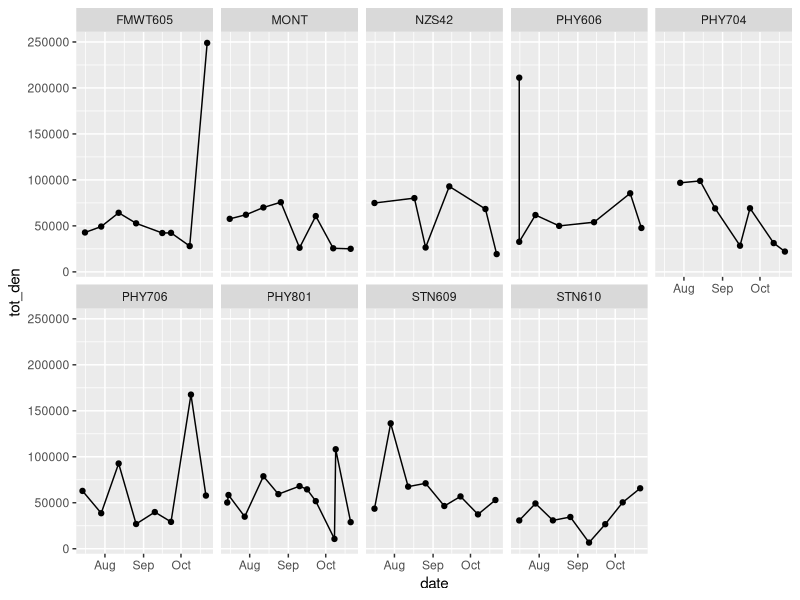
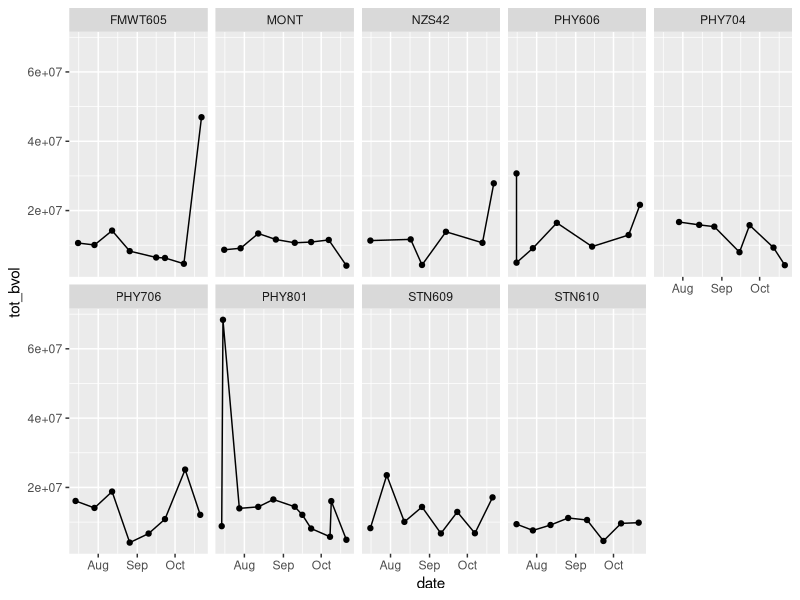
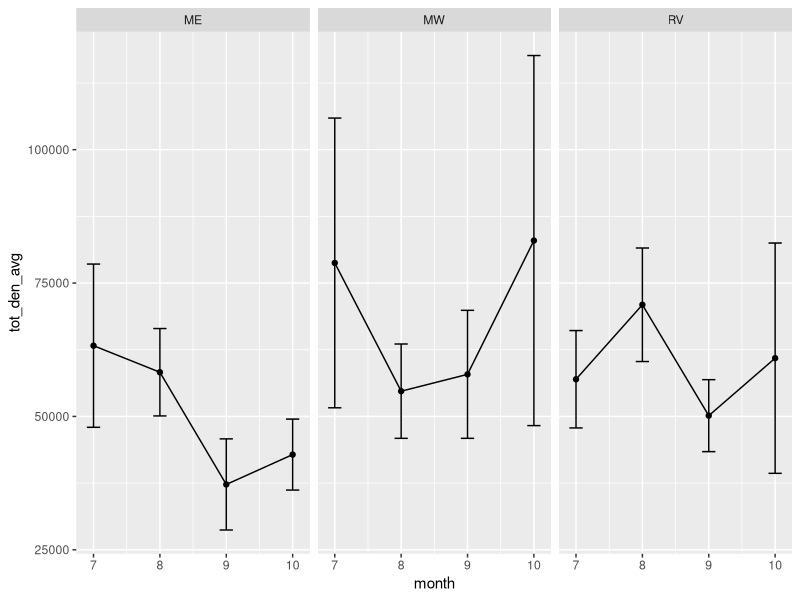
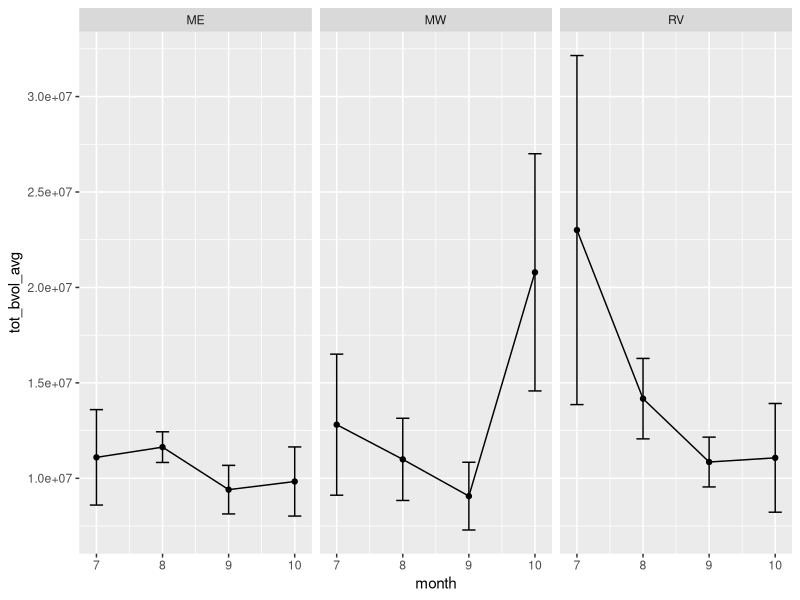
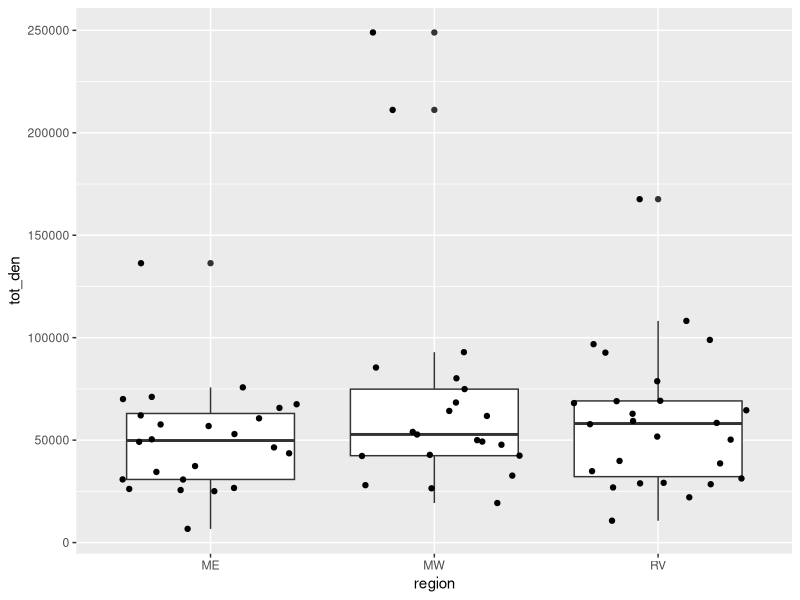
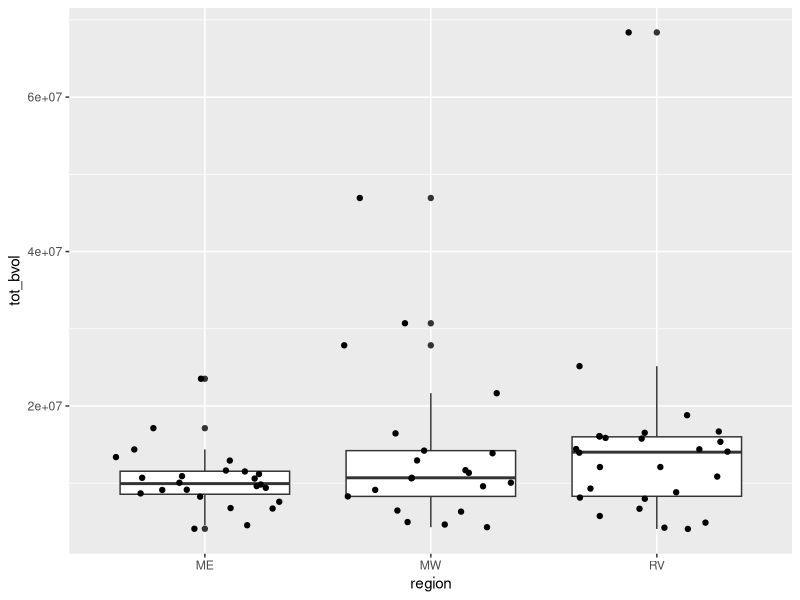
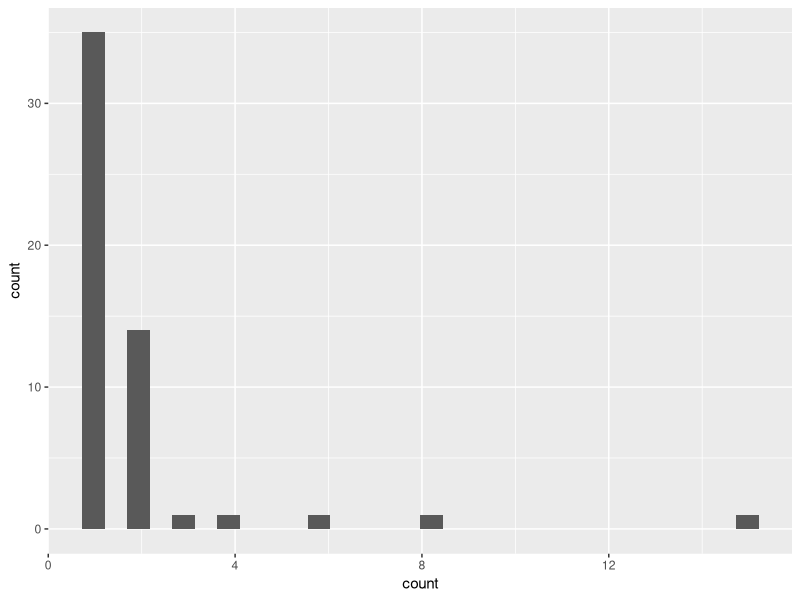
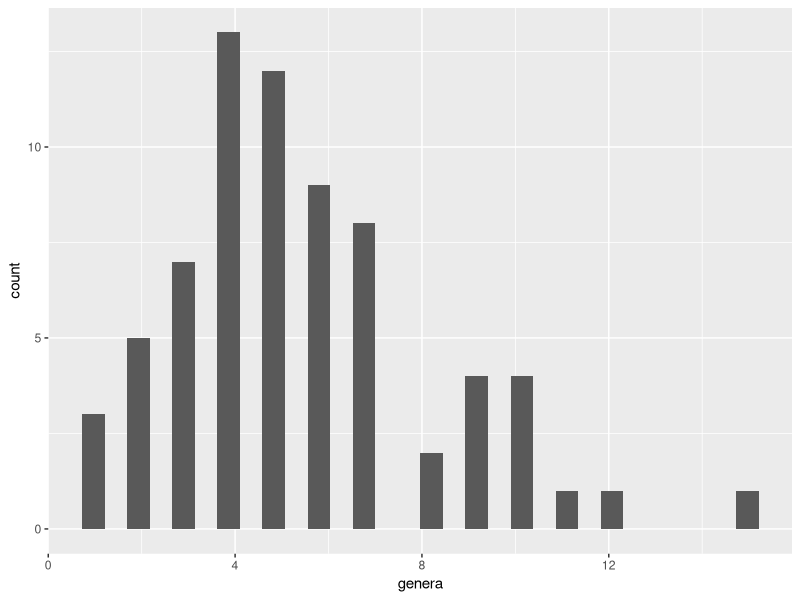

Write the R code that produced these figures, in order.
#SMSCG
#phytoplantkon
#data visualizations

#Note: refer to DSRS plotting code
#also compare DFW and EMP samples where possible

#total organisms per ml
#total biovolume per ml
#both responses by major taxonomic group (likely phylum)
#maybe nmds by region

#NOTE: don't forget to compare data with notes about some samples not looking not well preserved
#also note that EMP data starts in June but DFW data starts in July

#load packages
library(tidyverse)
library(ggplot2)
library(lubridate)

# 1. Read in the Data----------------------------------------------
# Dataset is on SharePoint site for the SMSCG action

# Define path on SharePoint site for data
sharepoint_path <- normalizePath(
  file.path(
    Sys.getenv("USERPROFILE"),
    "California Department of Water Resources/SMSCG - Summer Action - Data/Phytoplankton"
  )
)  

phyto_vis<-read_csv("SMSCG_phytoplankton_formatted_2020.csv")
#looks like column types are all correct, even date and time

# Define path on SharePoint site for plots
sharepoint_path_plots <- normalizePath(
  file.path(
    Sys.getenv("USERPROFILE"),
    "California Department of Water Resources/SMSCG - Summer Action - Data/Phytoplankton/Plots"
  )
)  

#format data---------------

#look at station names
sort(unique(phyto_vis$station))
#names are mostly, but not completely, unique
#fix this one because it's needed: "STN 610" vs "STN610"
#the rest will be filtered out: 
#"C3A" "C3A-Hood" "C3A-HOOD"
#"D16"  "D16-Twitchell"
#"E26" vs "EZ6" 

#remove spaces from all station names, which will remove the redundant versions of 610
phyto_vis$station2<-str_replace_all(phyto_vis$station, " ", "")

#EMP stations: Subset to just the four relevant to SMSCG
#Two different naming systems for stations: EMP (DFW)
#D22 (NZ064), D4 (NZ060), NZ032 (NZ032), NZS42 (NZS42)

#create data frame that groups names of stations that represent the same general location and adds the three broad regions
#RV = Sacramento River, ME = East Suisun Marsh, MW = West Suisun Marsh
station_key <- data.frame(
  station2 = c("STN706", "FMWT706", "NZ064", "D22","STN704","FMWT704","STN801", "FMWT802", "NZ060", "D4","STN609","MONT","STN610","FMWT605", "STN606","FMWT606","NZ032","NZS42"),
  station_comb = c(rep("PHY706", 4), rep("PHY704",2), rep("PHY801", 4),"STN609","MONT","STN610", "FMWT605", rep("PHY606",3),"NZS42"),
  region = c(rep("RV",10), rep("ME",3), rep("MW",5))
)
glimpse(station_key)

#join the sample data and the new station/region data
#by using inner_join, only the SMSCG relevant stations are kept
phyto_gates<- inner_join(phyto_vis,station_key) %>% 
  #add a column for month by extracting month from date
  mutate(month = month(date)) %>% 
  #remove the June samples from EMP because we don't have any other June samples
  filter(month!=6) 
  
#how many genera didn't match up with higher taxonomy?
sum(is.na(phyto_gates$class))
#there are 10 rows that aren't matched with higher level taxonomy

#look at distinct genera and taxa
taxon_na<-phyto_gates %>% 
  filter(is.na(class)) %>% 
  distinct(genus, taxon) %>% 
  arrange(genus,taxon)
#5 genera and 6 taxa that's weren't in higher taxonomy spreadsheet
#need to add them

#look at number of samples per station
s_samp_count<-phyto_gates %>% 
  distinct(station_comb, date) %>% 
  group_by(station_comb) %>% 
  summarize(count = n())  
#generally 6-8 as expected 

#count total number of samples
sum(s_samp_count$count) #70

#look at number of samples per region
r_samp_count<-phyto_gates %>% 
  distinct(region, date) %>% 
  group_by(region) %>% 
  summarize(count = n())  
#twice as many samples in river as east marsh
#west marsh intermediate in sample number


#plot time series of density and biovolume by station-----------

#summarize density and biovolume data by sample (station x date combo)
#so sum all the taxon specific densities and biovolumes within a sample
s_phyto_sum<-phyto_gates %>% 
  group_by(region, station_comb, station2, date, month) %>% 
  summarize(
    tot_den = sum(organisms_per_ml)
    ,tot_bvol = sum(biovolume_per_ml)
  )


#plot total phytoplankton density by station 
(plot_st_tot_den <-ggplot(s_phyto_sum, aes(x=date, y=tot_den))+ #specified what to plot on the x and y axes
    geom_line() + 
    geom_point() + 
    facet_wrap(~station_comb, nrow=2)
  )

#plot total phytoplankton biovolume by station
(plot_st_tot_bvol <-ggplot(s_phyto_sum, aes(x=date, y=tot_bvol))+ 
    geom_line() + 
    geom_point() + 
    facet_wrap(~station_comb, nrow=2)
)

#plot time series of density and biovolume by region-----------

#function to calculate standard error
se <- function(x) sd(x)/sqrt(length(x))

#so calculate means for densities and biovolumes 
#across stations within regions and across dates within months
r_phyto_sum<-s_phyto_sum %>% 
  group_by(region, month) %>% 
  summarize(
    tot_den_avg = mean(tot_den),
    tot_den_se = se(tot_den),
    tot_bvol_avg = mean(tot_bvol),
    tot_bvol_se = se(tot_bvol)
  )
#glimpse(r_phyto_sum)

#plot mean total phytoplankton density by region
(plot_rg_tot_den <-ggplot(r_phyto_sum, aes(x=month, y=tot_den_avg))+ 
    geom_line() + 
    geom_point() + 
    geom_errorbar(aes(ymin=tot_den_avg-tot_den_se, ymax=tot_den_avg+tot_den_se), width = 0.2) +
    facet_wrap(~region)
)

#plot mean total phytoplankton biovolume by region
(plot_rg_tot_bvol <-ggplot(r_phyto_sum, aes(x=month, y=tot_bvol_avg))+ 
    geom_line() + 
    geom_point() + 
    geom_errorbar(aes(ymin=tot_bvol_avg-tot_bvol_se, ymax=tot_bvol_avg+tot_bvol_se), width = 0.2) +
    facet_wrap(~region)
)
#ggsave(file = paste0(sharepoint_path_plots,"/SMSCG_Phyto_LinePlot_TotalBiovolume_RegionMonth.png"),type ="cairo-png",width=8, height=5,units="in",dpi=300)


#boxplots of total density and biovolume by region-------

(plot_rg_tot_den_bx<-ggplot(data=s_phyto_sum, aes(x = region, y = tot_den)) + 
   geom_boxplot()+
   geom_jitter() #adds all points to plot, not just outliers
)

(plot_rg_tot_bvol_bx<-ggplot(data=s_phyto_sum, aes(x = region, y = tot_bvol)) + 
    geom_boxplot()+
    geom_jitter() #adds all points to plot, not just outliers
)
#ggsave(file = paste0(sharepoint_path_plots,"/SMSCG_Phyto_BoxPlot_TotalBiovolume_Region.png"),type ="cairo-png",width=8, height=5,units="in",dpi=300)


#plot number of genera by station and region-------

#determine how many species typically within each genera
#if generally one, then easier to just use genus for plots/analysis
ssp_count<-phyto_gates %>% 
  distinct(genus, taxon) %>% 
  group_by(genus) %>% 
  summarize(count = n())  

#use histogram to visualize distribution of species per genera
(plot_spp_per_genus_hist<-ggplot(data=ssp_count, aes(x = count)) + 
    geom_histogram()
)
#most genera contain 1-2 species but some contain up to 15

#look closer at genera with many species
genera_rich<-phyto_gates %>% 
  distinct(genus, taxon) %>% 
  filter(genus=="Nitzschia" | genus =="Navicula") %>% 
  arrange(genus)
#not just unique because of variants of same name
#actually quite a few different species within these genera present

#create df that counts genera by sample
phyto_genera_sum<-phyto_gates %>% 
  distinct(region, station_comb,date, month,genus) %>% 
  group_by(region, station_comb,date, month) %>% 
  summarize(genera = n())

#use histogram to visualize distribution of genera per sample
(plot_genera_per_sample_hist<-ggplot(data=phyto_genera_sum, aes(x = genera)) + 
    geom_histogram()
)
#generally 1-7 but some up to 15 genera per sample

#plot time series of number of genera by station
(plot_st_genera <-ggplot(phyto_genera_sum, aes(x=date, y=genera))+ 
    geom_line() + 
    geom_point() + 
    facet_wrap(~station_comb)
)

#number of genera per region
phyto_genera_sum_rg<-phyto_gates %>% 
  distinct(region,date, month,genus) %>% 
  group_by(region,date, month) %>% 
  summarize(genera = n())

#plot time series of number of genera by region
(plot_st_genera <-ggplot(phyto_genera_sum_rg, aes(x=date, y=genera))+ 
    geom_line() + 
    geom_point() + 
    facet_wrap(~region)
)

#stacked bar plot showing density and biovolume by phyla and station-------

#summarize density and biovolume data by sample and phylum
#so sum densities and biovolumes within a sample by phylum
s_phyto_phylum_sum<-phyto_gates %>% 
  group_by(region, station_comb, date, month,phylum) %>% 
  summarize(
    tot_den = sum(organisms_per_ml)
    ,tot_bvol = sum(biovolume_per_ml)
  )

#stacked bar plot time series of density by phylum and station
(plot_st_den_per_phylum <-ggplot(s_phyto_phylum_sum
      , aes(x=date, y= tot_den,  fill = phylum))+
  geom_bar(position = "stack", stat = "identity") + 
  ylab("Phytoplankton Density (Organisms / mL)") + xlab("Date") + 
  #scale_colour_discrete(drop=T, limits = levels(phylum$phylum))+
  #scale_fill_manual(name = "Phylum",
   #                 values=phylum_colors,
    #                breaks=phylum_names,
     #               labels = phylum_names)+ 
  facet_grid(~station_comb
             #,labeller = labeller(island = island_label) 
))
#cyanobacteria dominates the community numerically at all stations and times
#figure out why there is "NA" category for phylum

#stacked bar plot time series of density by phylum and station
(plot_st_bvol_per_phylum <-ggplot(s_phyto_phylum_sum, aes(x=date, y= tot_bvol,  fill = phylum))+
    geom_bar(position = "stack", stat = "identity") + 
    ylab("Phytoplankton Biovolume") + xlab("Date") + 
    #scale_colour_discrete(drop=T, limits = levels(phylum$phylum))+
    #scale_fill_manual(name = "Phylum",
    #                 values=phylum_colors,
    #                breaks=phylum_names,
    #               labels = phylum_names)+ 
    facet_grid(~station_comb
               #,labeller = labeller(island = island_label) 
    ))
#mostly cyanobactera as well as diatoms and allies


#stacked bar plot showing phyla by region and month-------

#summarize density and biovolume data by region, month and phylum
#so calculate mean densities and biovolumes within a region and date by phylum
r_phyto_phylum_sum<-s_phyto_phylum_sum %>% 
  group_by(region, month, phylum) %>% 
  summarize(
    tot_den_avg = mean(tot_den),
    tot_den_se = se(tot_den),
    tot_bvol_avg = mean(tot_bvol),
    tot_bvol_se = se(tot_bvol)
      )
#NOTE: calculating the means probably isn't this simple
#probably need to create data frame with all combos of samples x taxa
#then include zeros for cases in which no individuals of a taxon where found
#to make sure those are part of the mean calculation
#the main thing is to get the number of samples in calculation correct (ie, denominator)

#stacked bar plot time series of density by phylum and station
(plot_rg_den_per_phylum <-ggplot(r_phyto_phylum_sum
                                 , aes(x=month, y= tot_den_avg,  fill = phylum))+
    geom_bar(position = "stack", stat = "identity") + 
    ylab("Phytoplankton Density (Organisms / mL)") + xlab("Date") + 
    #scale_colour_discrete(drop=T, limits = levels(phylum$phylum))+
    #scale_fill_manual(name = "Phylum",
    #                 values=phylum_colors,
    #                breaks=phylum_names,
    #               labels = phylum_names)+ 
    facet_grid(~region
               #,labeller = labeller(island = island_label) 
    ))
#cyanobacteria dominates the community numerically at all stations and times
#figure out why there is "NA" category for phylum

#stacked bar plot time series of biovolume by phylum and station
(plot_rg_bvol_per_phylum <-ggplot(r_phyto_phylum_sum
                                 , aes(x=month, y= tot_bvol_avg,  fill = phylum))+
    geom_bar(position = "stack", stat = "identity") + 
    ylab("Phytoplankton Biovolume") + xlab("Month") + 
    #scale_colour_discrete(drop=T, limits = levels(phylum$phylum))+
    #scale_fill_manual(name = "Phylum",
    #                 values=phylum_colors,
    #                breaks=phylum_names,
    #               labels = phylum_names)+ 
    facet_grid(~region
               #,labeller = labeller(island = island_label) 
    ))
#mostly cyanobactera as well as diatoms and allies
#ggsave(file = paste0(sharepoint_path_plots,"/SMSCG_Phyto_StackedBar_TotalBiovolume_AllPhyto_Region.png"),type ="cairo-png",width=8, height=5,units="in",dpi=300)


#stacked bar plot showing phyla by region-------

#summarize density and biovolume data by region only
r_phyto_phylum_sum_rg<-phyto_gates %>% 
  #sum densities and biovolumes within a sample by phylum
  group_by(region, station_comb, date, month,phylum) %>% 
  summarize(
    tot_den = sum(organisms_per_ml)
    ,tot_bvol = sum(biovolume_per_ml)) %>% 
  #calculate mean densities and biovolumes within regions by phylum
  group_by(region, phylum) %>% 
  summarize(
    tot_den_avg = mean(tot_den),
    tot_bvol_avg = mean(tot_bvol),
  )

#stacked bar plot time series of diatom biovolume by region, class
(plot_all_phyto_rg_only_bvol_per_phylum <-ggplot(r_phyto_phylum_sum_rg
                                             , aes(x=region, y= tot_bvol_avg,  fill = phylum))+
    geom_bar(position = "stack", stat = "identity") + 
    ylab("Phytoplankton Biovolume") + xlab("Region")  
  #scale_colour_discrete(drop=T, limits = levels(phylum$phylum))+
  #scale_fill_manual(name = "Phylum",
  #                 values=phylum_colors,
  #                breaks=phylum_names,
  #               labels = phylum_names)+ 
)
#ggsave(file = paste0(sharepoint_path_plots,"/SMSCG_Phyto_StackedBar_AllPhyto_Region.png"),type ="cairo-png",width=6, height=5,units="in",dpi=300)











#stacked barplots for diatoms-------------

#summarize density and biovolume data by region and month
diatom_sum<-phyto_gates %>% 
  #subset data to just the phylum with diatoms
  filter(phylum == "Ochrophyta") %>% 
  #sum densities and biovolumes within a sample by class
  group_by(region, station_comb, date, month,class) %>% 
  summarize(
    tot_den = sum(organisms_per_ml)
    ,tot_bvol = sum(biovolume_per_ml)) %>% 
  #calculate mean densities and biovolumes within regions and months by class
    group_by(region, month, class) %>% 
    summarize(
      tot_den_avg = mean(tot_den),
      tot_den_se = se(tot_den),
      tot_bvol_avg = mean(tot_bvol),
      tot_bvol_se = se(tot_bvol)
    )
  
#stacked bar plot time series of diatom biovolume by region, month, class
(plot_diatom_rg_bvol_per_class <-ggplot(diatom_sum
                                  , aes(x=month, y= tot_bvol_avg,  fill = class))+
    geom_bar(position = "stack", stat = "identity") + 
    ylab("Phytoplankton Biovolume") + xlab("Date") + 
    #scale_colour_discrete(drop=T, limits = levels(phylum$phylum))+
    #scale_fill_manual(name = "Phylum",
    #                 values=phylum_colors,
    #                breaks=phylum_names,
    #               labels = phylum_names)+ 
    facet_grid(~region
               #,labeller = labeller(island = island_label) 
    ))
#ggsave(file = paste0(sharepoint_path_plots,"/SMSCG_Phyto_StackedBar_Diatom_RegionMonth.png"),type ="cairo-png",width=9, height=5,units="in",dpi=300)

#similar stacked bar plot but averaged over months too
#facilitate comparisons among regions
#could do this for the all taxa stack bar plots too

#summarize density and biovolume data by region only
diatom_sum_rg<-phyto_gates %>% 
  #subset data to just the phylum with diatoms
  filter(phylum == "Ochrophyta") %>% 
  #sum densities and biovolumes within a sample by class
  group_by(region, station_comb, date, month,class) %>% 
  summarize(
    tot_den = sum(organisms_per_ml)
    ,tot_bvol = sum(biovolume_per_ml)) %>% 
  #calculate mean densities and biovolumes within regions by class
  group_by(region, class) %>% 
  summarize(
    tot_den_avg = mean(tot_den),
    tot_den_se = se(tot_den),
    tot_bvol_avg = mean(tot_bvol),
    tot_bvol_se = se(tot_bvol)
  )

#stacked bar plot time series of diatom biovolume by region, class
(plot_diatom_rg_only_bvol_per_class <-ggplot(diatom_sum_rg
                                        , aes(x=region, y= tot_bvol_avg,  fill = class))+
    geom_bar(position = "stack", stat = "identity") + 
    ylab("Phytoplankton Biovolume") + xlab("Region")  
    #scale_colour_discrete(drop=T, limits = levels(phylum$phylum))+
    #scale_fill_manual(name = "Phylum",
    #                 values=phylum_colors,
    #                breaks=phylum_names,
    #               labels = phylum_names)+ 
)
#ggsave(file = paste0(sharepoint_path_plots,"/SMSCG_Phyto_StackedBar_Diatom_Region.png"),type ="cairo-png",width=6, height=5,units="in",dpi=300)






